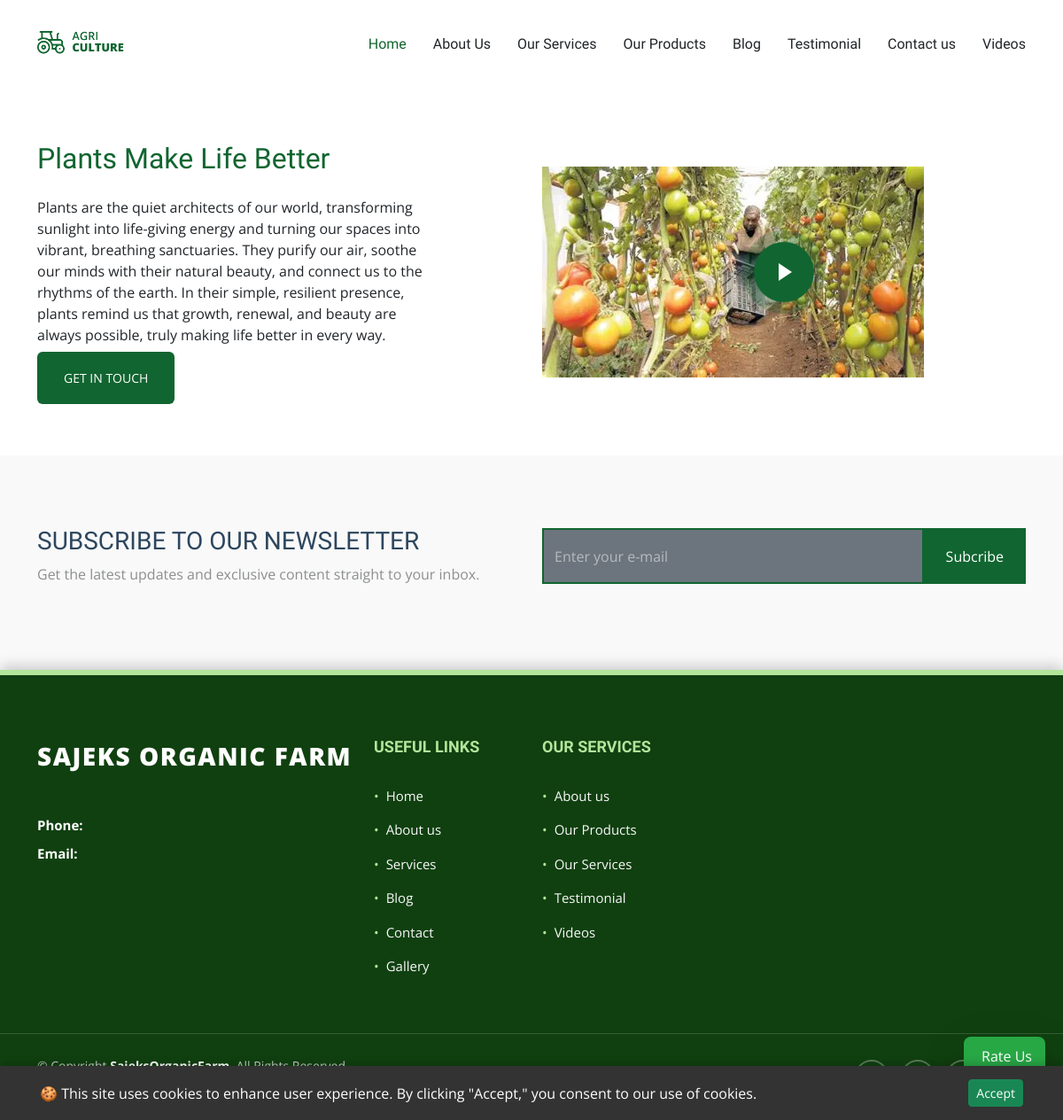
Before: /video_details/1/ with the older database file.
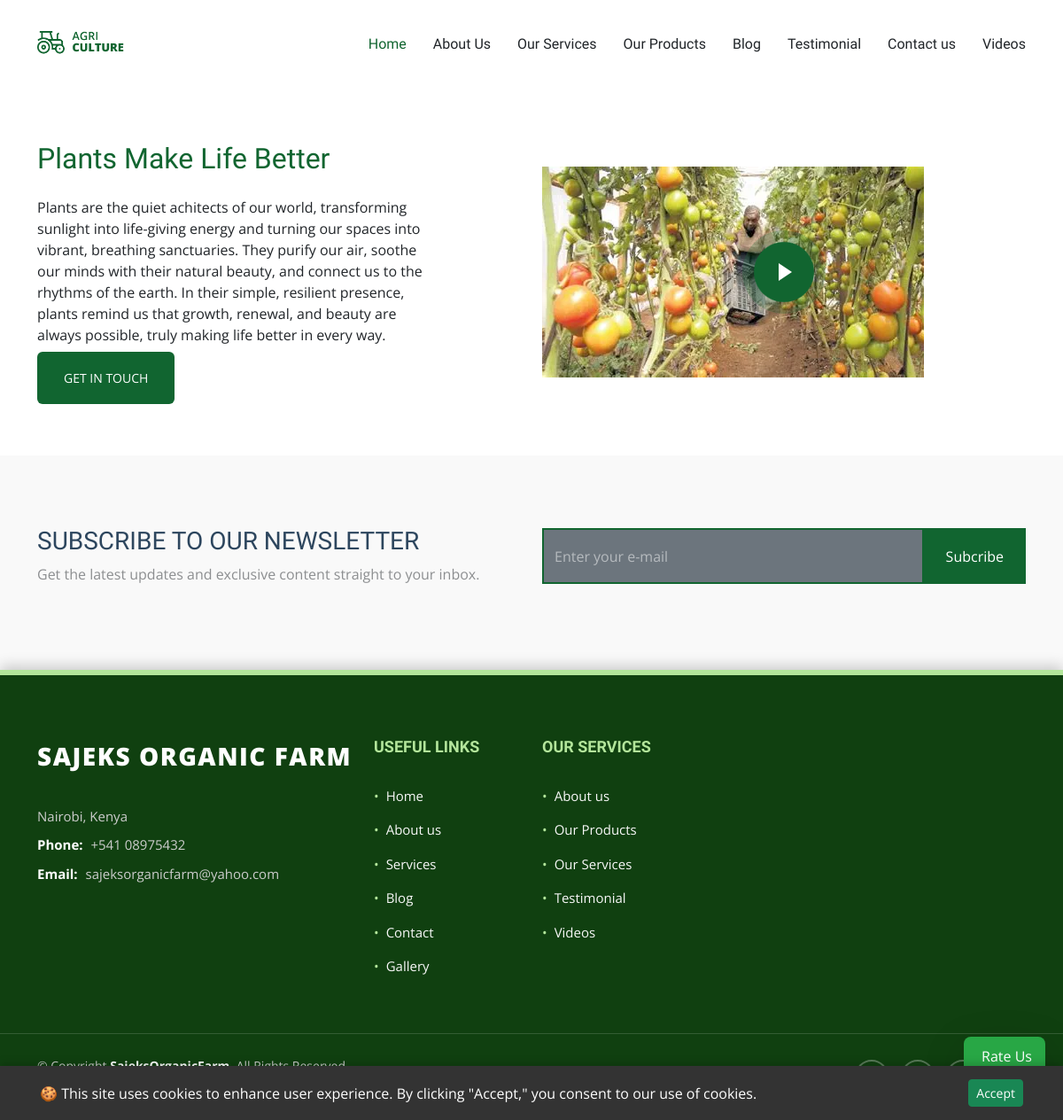
After: the same page with the newer database file.
### sajeksApp/models.py (models this page shows, shortened)
class Homevideo(models.Model):
    pic = models.ImageField(upload_to='chooseus_img', null=True)
    title = models.CharField(max_length=100, null=True, help_text="The title of the why choose us pic.")
    body = CKEditor5Field(max_length = 500000, null =True, blank = True, help_text = 'Enter the video content. this field is optional')
    youtube_url = models.CharField(max_length=255, blank=True, null=True)
    video_id = models.CharField(max_length=50, blank=True, null=True)
    created_on = models.DateTimeField(auto_now_add=True, null=True)
    updated_on = models.DateTimeField(auto_now=True, null = True)
    class Meta:
        ordering = ['-updated_on',]
        verbose_name = 'Home Video'
        verbose_name_plural = 'Home Videos'
    @property
    def embed_url(self):
        if self.video_id:
            return f'https://www.youtube.com/embed/{self.video_id}'
        return self.youtube_url

class adminContact(models.Model):
    location = models.CharField(max_length=50)
    email = models.EmailField(max_length=50)
    call= models.CharField(max_length=50)

### sajeksApp/views.py (the view)
# urls.py: path('video_details/<int:video_id>/', views.video_details, name = 'video_details'),
def video_details(request, video_id):
    try:
        video = get_object_or_404(Homevideo, id = video_id)
    except Homevideo.DoesNotExist:
        messages.error(request, 'This video does not exist anymore')
    subscribtion_form = SubscribtionForm()
    contact = adminContact.objects.first()
    msg_countig = Contact.objects.filter(status =True)
    message_count = msg_countig.count()
    context = {
        'homevideos':video,
        'sub_form': subscribtion_form,
        'admincontact':contact,
        'message_count':message_count
    }
    return render(request, 'sajeksApp/videos/video_detail.html', context)

### sajeksApp/templates/sajeksApp/videos/video_detail.html (shortened to what this page needs)
{% extends 'sajeksApp/base/base.html' %}
{% load static %}
{% block content %}
<section id="about-3" class="about-3 section">
      <div class="container">
        <div class="row gy-4 justify-content-between align-items-center">
          <div class="col-lg-6 order-lg-2 position-relative" data-aos="zoom-out">
            <img src="{{homevideos.pic.url}}" alt="Image" class="img-fluid">
            <a href="{{homevideos.embed_url}}" class="glightbox pulsating-play-btn">
              <span class="play"><i class="bi bi-play-fill"></i></span>
            </a>
          </div>
          <div class="col-lg-5 order-lg-1" data-aos="fade-up" data-aos-delay="100">
            <h2 class="content-title mb-4">{{homevideos.title}}</h2>
            <p class="mb-4">
              {{ homevideos.body}}
            </p>
            <p><a href="{% url 'contact' %}" class="btn-cta">Get in touch</a></p>
          </div>
        </div>
      </div>
    </section>
{% endblock %}

### sajeksApp/templates/sajeksApp/base/base.html (shortened to what this page needs)
{% load static %}
<!DOCTYPE html>
<html lang="en">
<head>
  <link href="{% static 'sajeksApp/assets/vendor/bootstrap/css/bootstrap.min.css' %}" rel="stylesheet">
  <link href="{% static 'sajeksApp/assets/vendor/bootstrap-icons/bootstrap-icons.css' %}" rel="stylesheet">
  <link href="{% static 'sajeksApp/assets/vendor/aos/aos.css' %}" rel="stylesheet">
  <link href="{% static 'sajeksApp/assets/vendor/swiper/swiper-bundle.min.css' %}" rel="stylesheet">
  <link href="{% static 'sajeksApp/assets/vendor/glightbox/css/glightbox.min.css' %}" rel="stylesheet">
  <link href="{% static 'sajeksApp/assets/css/main.css' %}" rel="stylesheet">
  <link href="{% static 'sajeksApp/testimonial/about.css' %}" rel="stylesheet">
</head>
<body class="index-page">
  <header id="header" class="header d-flex align-items-center position-relative">
    <div class="container-fluid container-xl position-relative d-flex align-items-center justify-content-between">
      <a href="index.html" class="logo d-flex align-items-center">
        <img src="{% static 'sajeksApp/assets/img/logo.png' %}" alt="AgriCulture">
      </a>
      <nav id="navmenu" class="navmenu">
        <ul>
          <li><a href="{% url 'home' %}" class="active">Home</a></li>
          <li><a href="{% url 'about' %}">About Us</a></li>
          <li><a href="{% url 'service' %}">Our Services</a></li>
          <li><a href="{% url 'produce_list_view' %}">Our Products</a></li>
          <li><a href="{% url 'blog' %}">Blog</a></li>
          <li><a href="{% url 'testimonial' %}">Testimonial</a></li>
          <li><a href="{% url 'contact' %}">Contact us</a></li>
          <li><a href="{% url 'videos' %}">Videos</a></li>
        </ul>
      </nav>
    </div>
  </header>
  {% block content %}
  {% endblock %}
  {% include 'sajeksApp/base/testimonial_popup.html' %}
  {% include 'sajeksApp/base/rate_us_button.html' %}
    <section id="call-to-action" class="call-to-action section light-background">
        <div class="content">
          <div class="container">
            <div class="row align-items-center">
              <div class="col-lg-6">
                <h3>Subscribe To Our Newsletter</h3>
                <p class="opacity-50">
                  Get the latest updates and exclusive content straight to your inbox.
                </p>
              </div>
              <div class="col-lg-6" id="subscription-area">
                <form action="{% url 'subscribe' %}" method="post" class="form-subscribe">
                  <div class="form-group d-flex align-items-stretch">
                    {{ sub_form.email }}
                    <input type="submit" class="btn btn-secondary px-4" value="Subcribe">
                  </div>
                </form>
              </div>
            </div>
          </div>
        </div>
      </section>
    {% include 'sajeksFooter/footer.html' %}
  </body>
  </html>

### sajeksApp/templates/sajeksApp/base/testimonial_popup.html (shortened to what this page needs)
{% load static %}
{% load widget_tweaks %}
{% load static %}
{% load widget_tweaks %}
<div id="cookie-consent-banner" class="cookie-banner" style="display: none;">
    <div class="container d-flex justify-content-between align-items-center">
        <p class="mb-0">
            🍪 This site uses cookies to enhance user experience. By clicking "Accept," you consent to our use of cookies.
        </p>
        <button id="accept-cookies-btn" class="btn btn-sm btn-success flex-shrink-0 ms-3">
            Accept
        </button>
    </div>
</div>

### sajeksApp/templates/sajeksApp/base/rate_us_button.html (shortened to what this page needs)
{% load static %}
<link href="{% static 'sajeksApp/testimonial/style.css' %}" rel="stylesheet">
  <button id="rate-us-btn" class="rate-us-float-btn shadow-lg"
        onclick="document.getElementById('testimonial-popup-modal').style.display = 'flex';">
       Rate Us
  </button>

### sajeksFooter/templates/sajeksFooter/footer.html (shortened to what this page needs)
{% extends "sajeksFooter/base/base.html" %}
{% block content %}
<footer id="footer" style="
    background: #104010; /* Dark Forest Green */
    color: #f8f8f8; /* Light text */
    font-size: 15px;
    padding: 0;
    border-top: 6px solid #b3e59b; /* Light green accent */
    box-shadow: 0 -4px 15px rgba(0, 0, 0, 0.2);
">
    <div class="footer-top" style="padding: 70px 0 40px 0;">
        <div class="container">
            <div class="row gy-4">
                <div class="col-lg-4 col-md-6 footer-about">
                    <a href="index.html" class="logo d-flex align-items-center" style="text-decoration: none;">
                        <span class="sitename" style="
                            font-size: 28px;
                            font-weight: 800;
                            color: #ffffff;
                            letter-spacing: 1.5px;
                            text-transform: uppercase;
                        ">Sajeks Organic Farm</span>
                    </a>
                    <div class="footer-contact pt-3" style="margin-top: 20px;">
                        <p style="margin-bottom: 10px; color: #cccccc;">{{admincontact.location}}</p>
                        <p style="margin-bottom: 10px;">
                            <strong style="color: #ffffff; font-weight: 700; margin-right: 5px;">Phone:</strong>
                            <span style="color: #cccccc;">{{admincontact.call}}</span>
                        </p>
                        <p style="margin-bottom: 0;">
                            <strong style="color: #ffffff; font-weight: 700; margin-right: 5px;">Email:</strong>
                            <span style="color: #cccccc;">{{admincontact.email}}</span>
                        </p>
                    </div>
                </div>
                <div class="col-lg-2 col-md-3 footer-links">
                    <h4 style="
                        font-size: 18px;
                        font-weight: 800;
                        color: #b3e59b; /* Accent Green */
                        text-transform: uppercase;
                        margin-bottom: 25px;
                    ">Useful Links</h4>
                    <ul style="list-style: none; padding: 0;">
                        <li style="padding: 8px 0;"><a href="{% url 'home' %}" style="color: #f8f8f8; text-decoration: none; display: flex; align-items: center;">
                            <span style="margin-right: 8px; color: #b3e59b;">&bull;</span> Home
                        </a></li>
                        <li style="padding: 8px 0;"><a href="{% url 'about' %}" style="color: #f8f8f8; text-decoration: none; display: flex; align-items: center;">
                            <span style="margin-right: 8px; color: #b3e59b;">&bull;</span> About us
                        </a></li>
                        <li style="padding: 8px 0;"><a href="{% url 'service' %}" style="color: #f8f8f8; text-decoration: none; display: flex; align-items: center;">
                            <span style="margin-right: 8px; color: #b3e59b;">&bull;</span> Services
                        </a></li>
                        <li style="padding: 8px 0;"><a href="{% url 'blog' %}" style="color: #f8f8f8; text-decoration: none; display: flex; align-items: center;">
                            <span style="margin-right: 8px; color: #b3e59b;">&bull;</span> Blog
                        </a></li>
                        <li style="padding: 8px 0;"><a href="{% url 'contact' %}" style="color: #f8f8f8; text-decoration: none; display: flex; align-items: center;">
                            <span style="margin-right: 8px; color: #b3e59b;">&bull;</span> Contact
                        </a></li>
                        <li style="padding: 8px 0;"><a href="{% url 'gallery' %}" style="color: #f8f8f8; text-decoration: none; display: flex; align-items: center;">
                            <span style="margin-right: 8px; color: #b3e59b;">&bull;</span> Gallery
                        </a></li>
                    </ul>
                </div>
                <div class="col-lg-2 col-md-3 footer-links">
                    <h4 style="
                        font-size: 18px;
                        font-weight: 800;
                        color: #b3e59b; /* Accent Green */
                        text-transform: uppercase;
                        margin-bottom: 25px;
                    ">Our Services</h4>
                    <ul style="list-style: none; padding: 0;">
                        <li style="padding: 8px 0;"><a href="{% url 'about' %}" style="color: #f8f8f8; text-decoration: none; display: flex; align-items: center;">
                            <span style="margin-right: 8px; color: #b3e59b;">&bull;</span> About us
                        </a></li>
                        <li style="padding: 8px 0;"><a href="{% url 'produce_list_view' %}" style="color: #f8f8f8; text-decoration: none; display: flex; align-items: center;">
                            <span style="margin-right: 8px; color: #b3e59b;">&bull;</span> Our Products
                        </a></li>
                        <li style="padding: 8px 0;"><a href="{% url 'service' %}" style="color: #f8f8f8; text-decoration: none; display: flex; align-items: center;">
                            <span style="margin-right: 8px; color: #b3e59b;">&bull;</span> Our Services
                        </a></li>
                        <li style="padding: 8px 0;"><a href="{% url 'testimonial' %}" style="color: #f8f8f8; text-decoration: none; display: flex; align-items: center;">
                            <span style="margin-right: 8px; color: #b3e59b;">&bull;</span> Testimonial
                        </a></li>
                        <li style="padding: 8px 0;"><a href="{% url 'videos' %}" style="color: #f8f8f8; text-decoration: none; display: flex; align-items: center;">
                            <span style="margin-right: 8px; color: #b3e59b;">&bull;</span>Videos
                        </a></li>
                    </ul>
                </div>
                <div class="col-lg-4 col-md-12">
                    </div>
            </div>
        </div>
    </div>
    <div class="copyright text-center" style="
        padding: 25px 0;
        border-top: 1px solid rgba(255, 255, 255, 0.15); /* Subtle separator */
        font-size: 14px;
        color: #cccccc;
    ">
        <div class="container d-flex flex-column flex-lg-row justify-content-center justify-content-lg-between align-items-center">
            <div class="d-flex flex-column align-items-center align-items-lg-start">
                <div style="margin-bottom: 5px;">
                    © Copyright <strong><span style="color: #ffffff;">SajeksOrganicFarm</span></strong>. All Rights Reserved
                </div>
                <div class="credits">
                    Designed by <a href="" style="color: #b3e59b; text-decoration: none;">Wilfred Mathias(+2348134622388)</a>
                </div>
            </div>
            <div class="social-links order-first order-lg-last mb-3 mb-lg-0">
                <a href="" style="
                    color: #cccccc;
                    margin-left: 10px;
                    display: inline-flex;
                    align-items: center;
                    justify-content: center;
                    width: 38px;
                    height: 38px;
                    border: 2px solid rgba(255, 255, 255, 0.3);
                    border-radius: 50%;
                    text-decoration: none;
                "></a>
                <a href="" style="
                    color: #cccccc;
                    margin-left: 10px;
                    display: inline-flex;
                    align-items: center;
                    justify-content: center;
                    width: 38px;
                    height: 38px;
                    border: 2px solid rgba(255, 255, 255, 0.3);
                    border-radius: 50%;
                    text-decoration: none;
                "></a>
                <a href="" style="
                    color: #cccccc;
                    margin-left: 10px;
                    display: inline-flex;
                    align-items: center;
                    justify-content: center;
                    width: 38px;
                    height: 38px;
                    border: 2px solid rgba(255, 255, 255, 0.3);
                    border-radius: 50%;
                    text-decoration: none;
                "></a>
                <a href="" style="
                    color: #cccccc;
                    margin-left: 10px;
                    display: inline-flex;
                    align-items: center;
                    justify-content: center;
                    width: 38px;
                    height: 38px;
                    border: 2px solid rgba(255, 255, 255, 0.3);
                    border-radius: 50%;
                    text-decoration: none;
                "></a>
            </div>
        </div>
    </div>
</footer>
{% endblock %}

### sajeksFooter/templates/sajeksFooter/base/base.html (shortened to what this page needs)
{% load static %}
<!DOCTYPE html>
<html lang="en">
<head>
</head>
<body class="index-page">
{% block content %}
{% endblock %}
</body>
</html>

Changed rows visible on the page:
changed Homevideo "Plants Make Life Better": body "Plants are the quiet architects of our world, transforming…" → "Plants are the quiet achitects of our world, transforming…"
added adminContact: location "Nairobi, Kenya", call "+541 08975432", email "sajeksorganicfarm@yahoo.com"
